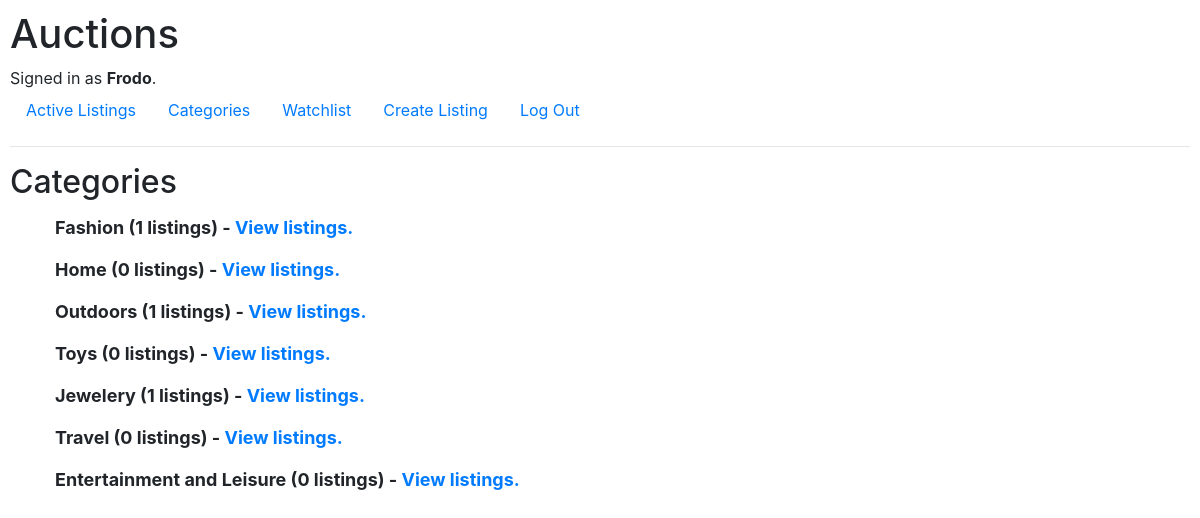
The page /categories (signed in) on the database its author committed.
### auctions/models.py (models this page shows)
class User(AbstractUser):
    pass

class Category(models.Model):
    name = models.CharField(max_length=32, default="Other")
    def __str__(self):
        return f"{self.name}"

### auctions/views.py (the view)
# urls.py: path("categories", views.categories, name="categories"),
def categories(request):
    categories = Category.objects.all()
    return render(request, "auctions/categories.html", {
        "categories": categories
        })

### auctions/templates/auctions/categories.html (shortened to what this page needs)
{% extends "auctions/layout.html" %}
{% block body %}
<h2>Categories</h2>
<ul class="categories">
	{% for category in categories %}
	<li class="category-item">
		{{category}} ({{category.listings.count}} listings) - <a href="{% url 'category' category.name %}">View listings.</a>
	</li>
	{% endfor %}
</ul>
{% endblock %}

### auctions/templates/auctions/layout.html (shortened to what this page needs)
{% load static %}
<!DOCTYPE html>
<html lang="en">
    <head>
        <link rel="stylesheet" href="https://stackpath.bootstrapcdn.com/bootstrap/4.4.1/css/bootstrap.min.css">
        <link href="{% static 'auctions/styles.css' %}" rel="stylesheet">
    </head>
    <body>
        <h1>Auctions</h1>
        <div>
            {% if user.is_authenticated %}
                Signed in as <strong>{{ user.username }}</strong>.
            {% else %}
                Not signed in.
            {% endif %}
        </div>
        <ul class="nav">
            <li class="nav-item">
                <a class="nav-link" href="{% url 'index' %}">Active Listings</a>
            </li>
			<li class="nav-item">
				<a class="nav-link" href="{% url 'categories' %}">Categories</a>
			</li>
            {% if user.is_authenticated %}
				<li>
					<a class="nav-link" href="{% url 'watchlist' %}">Watchlist</a>
				</li>
                <li class="nav-item">
					<a class="nav-link" href="{% url 'new_listing' %}">Create Listing</a>
				</li>
				<li class="nav-item">
                    <a class="nav-link" href="{% url 'logout' %}">Log Out</a>
                </li>
            {% endif %}
        </ul>
        <hr>
        {% block body %}
        {% endblock %}
    </body>
</html>

### auctions/static/auctions/styles.css (style rules this page uses)
body { padding: 10px; }
.categories { list-style-type: none; }
.category-item { font-size: 18px; font-weight: bold; padding: 5px; margin-top: 5px; }

### rows shown on the page
User: username "Frodo"
Category: name "Fashion", listings.count "1"
Category: name "Home", listings.count "0"
Category: name "Outdoors", listings.count "1"
Category: name "Toys", listings.count "0"
Category: name "Jewelery", listings.count "1"
Category: name "Travel", listings.count "0"
Category: name "Entertainment and Leisure", listings.count "0"
